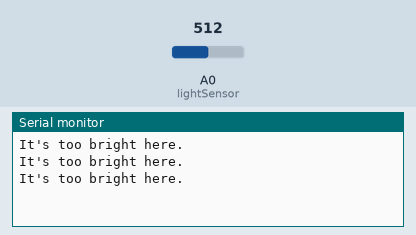
The sketch below on a simulated Arduino Uno, built with avr-gcc and run on an emulated ATmega328P. Shown: the last lines printed to the serial monitor. The inputs (shaded band) are chosen by the test bench; at power-on: A0 (lightSensor) = 512.

Above: at 1.3 s.
1.4 s: A0 (lightSensor) set to 315
At 1.9 s:
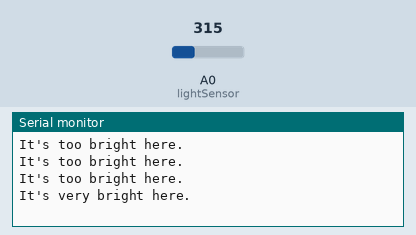
3.5 s: A0 (lightSensor) set to 185
At 3.9 s:
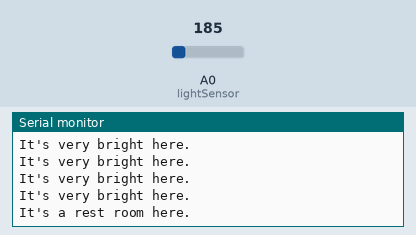
5.5 s: A0 (lightSensor) set to 205
At 5.9 s:
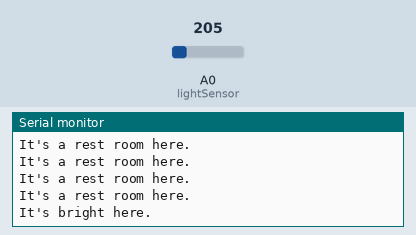
7.5 s: A0 (lightSensor) set to 135
At 7.9 s:
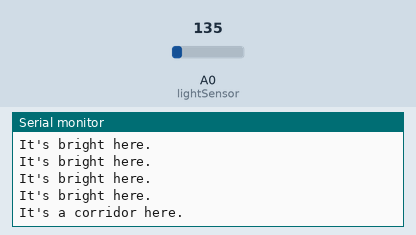
9.5 s: A0 (lightSensor) set to 40
At 9.9 s:
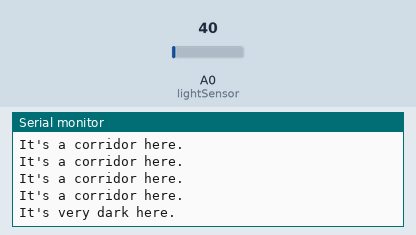
11.5 s: A0 (lightSensor) set to 60
At 11.9 s:
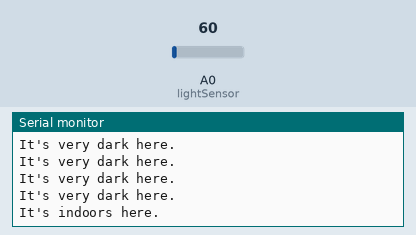

Measured:
- after the input at 1.4 s, the serial monitor: prints a new line after 0.10 s (image 1)
- after the input at 3.5 s, the serial monitor: prints a new line at once (image 2)
- after the input at 5.5 s, the serial monitor: prints a new line at once (image 3)
- after the input at 7.5 s, the serial monitor: prints a new line at once (image 4)
- after the input at 9.5 s, the serial monitor: prints a new line at once (image 5)
- after the input at 11.5 s, the serial monitor: prints a new line at once (image 6)

The sketch:

05_arduino_light_sensor.ino
```cpp
// This shows you how to use the light sensor. The range is between 0 and 750.

const int lightSensor = A0; // The light Sensor uses an analog input

void setup() {
  Serial.begin(9600); // Open the serial port at 9600bps
  pinMode(lightSensor, INPUT);
}

void loop() {
  Serial.print( "It's " ); // Print to the serial console. This will be the main communication between the Arduino and p5.js
  Serial.print( lightLevel( analogRead(lightSensor) ) ); // Don't mix Strings and Ints: Serial.print("String " + analogRead(...) )
  Serial.print( " here." );
  Serial.println(); // Print a new Line
  delay(500); // !IMPORTANT! Wait half a second before reading again. Don't read inputs without this. This may crash your sketch.
}

String lightLevel(int light) {
  if( light < 20 ) {
    return "pitch dark";
  } else if (light <= 50) {
    return "very dark";
  } else if (light <= 95) {
    return "indoors";
  } else if (light <= 145) {
    return "a corridor";
  } else if (light <= 195) {
    return "a rest room";
  } else if (light <= 295) {
    return "bright";
  } else  if (light <= 325) {
    return "very bright";
  } else {
    return "too bright";
  }
}
```
